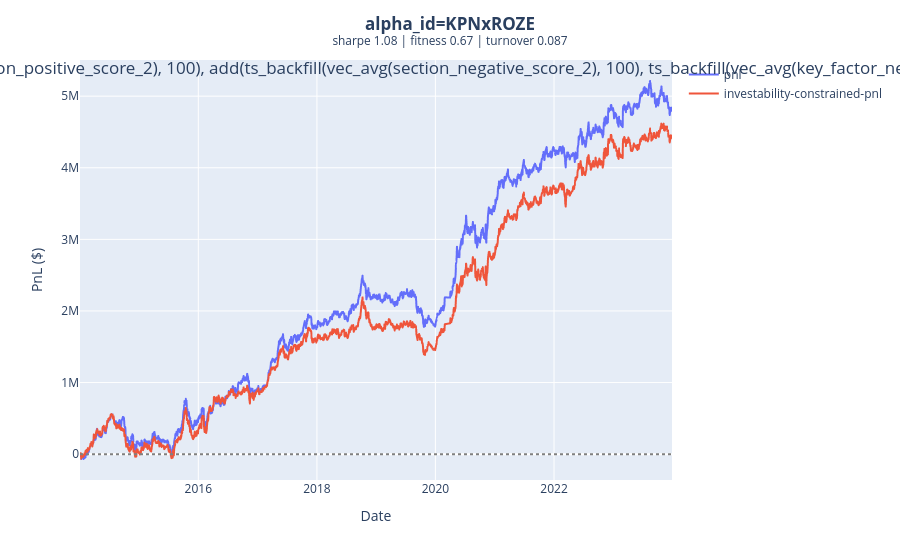

The cell this chart's notebook holds for it:
### Code cell
rp = alpha_report(s,"KPNxROZE")

### Figure 1 — Plotly figure (JSON) as saved in the notebook; plotly's stock layout.template omitted (floating-point values rounded to 4 significant figures; data arrays with more than 128 entries replaced by an {"elided": "..."} marker saying what was removed)
{"data": [{"hovertemplate": "series=pnl<br>date=%{x}<br>PnL ($)=%{y}<extra></extra>", "legendgroup": "pnl", "line": {"color": "#636efa", "dash": "solid"}, "marker": {"symbol": "circle"}, "mode": "lines", "name": "pnl", "showlegend": true, "type": "scattergl", "x": {"elided": "2494 str values"}, "xaxis": "x", "y": {"elided": "2494 float values"}, "yaxis": "y"}, {"hovertemplate": "series=investability-constrained-pnl<br>date=%{x}<br>PnL ($)=%{y}<extra></extra>", "legendgroup": "investability-constrained-pnl", "line": {"color": "#EF553B", "dash": "solid"}, "marker": {"symbol": "circle"}, "mode": "lines", "name": "investability-constrained-pnl", "showlegend": true, "type": "scattergl", "x": {"elided": "2494 str values"}, "xaxis": "x", "y": {"elided": "2494 float values"}, "yaxis": "y"}], "layout": {"hovermode": "x unified", "legend": {"title": {"text": ""}, "tracegroupgap": 0}, "margin": {"t": 60}, "shapes": [{"line": {"color": "gray", "dash": "dot"}, "type": "line", "x0": 0, "x1": 1, "xref": "x domain", "y0": 0, "y1": 0, "yref": "y"}], "title": {"text": "<b>alpha_id=<a href=\"https://platform.worldquantbrain.com/alpha/KPNxROZE\">KPNxROZE</a></b><br><sup>sharpe 1.08 | fitness 0.67 | turnover 0.087</sup><br>divide(ts_backfill(vec_avg(section_positive_score_2), 100), add(ts_backfill(vec_avg(section_negative_score_2), 100), ts_backfill(vec_avg(key_factor_negative_score_section_2), 100)))", "x": 0.5}, "xaxis": {"anchor": "y", "domain": [0, 1], "title": {"text": "Date"}}, "yaxis": {"anchor": "x", "domain": [0, 1], "title": {"text": "PnL ($)"}}}}
